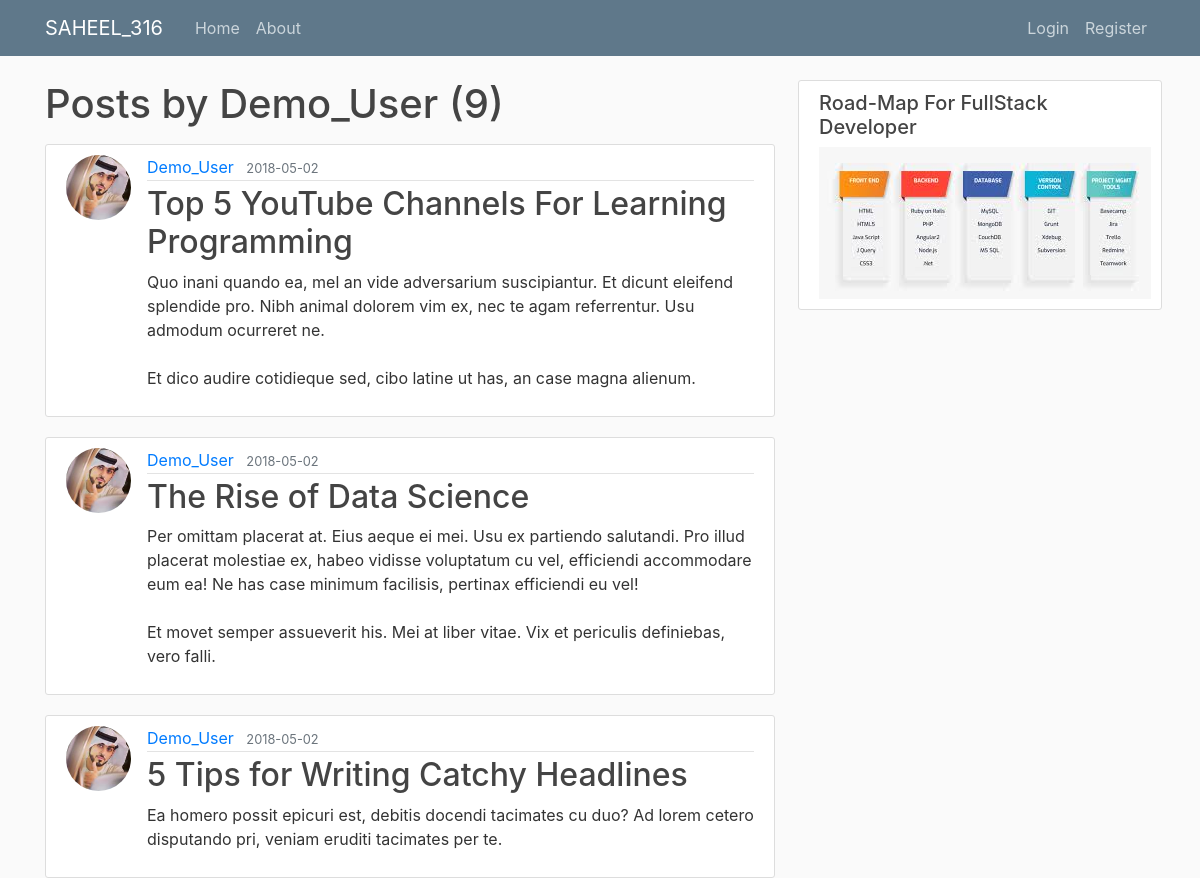
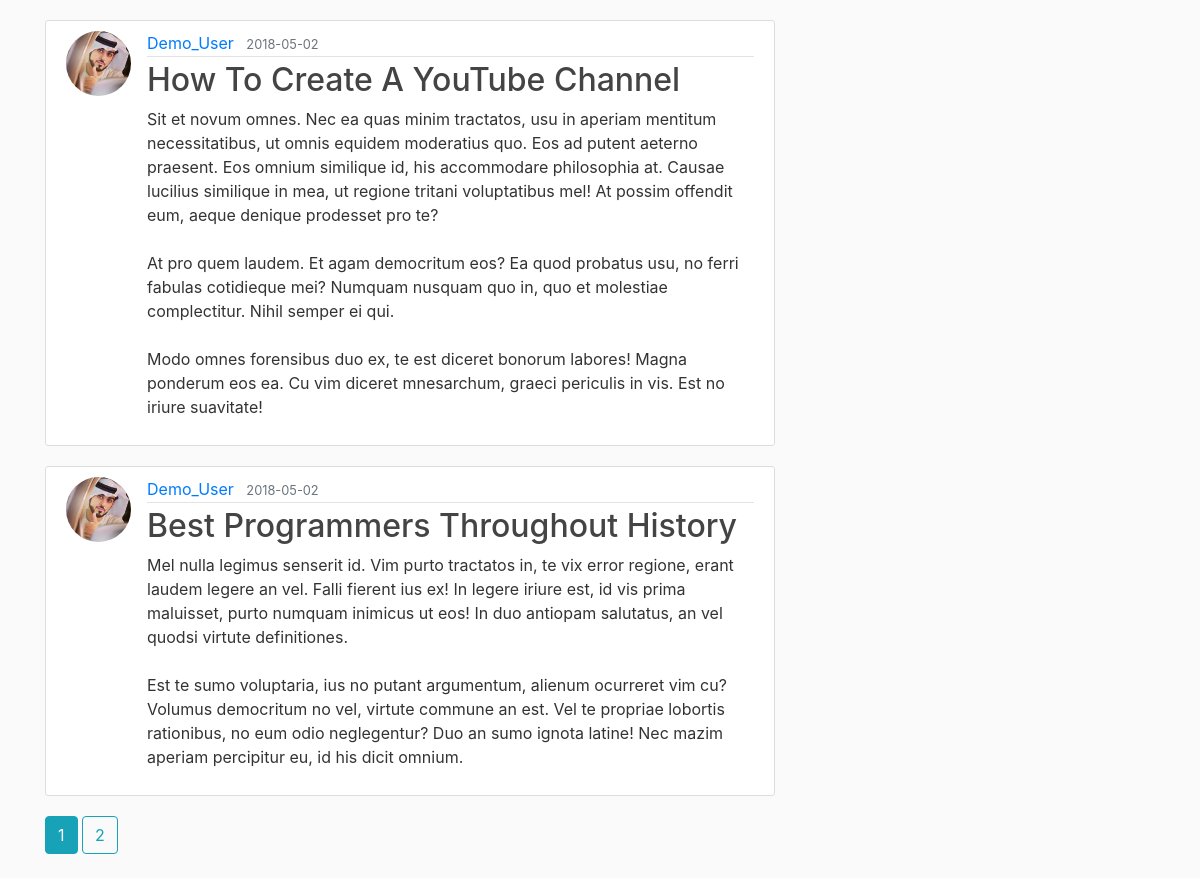
The page /user/Demo_User on the database its author committed (2 pictures, top to bottom).
### flaskblog/models.py (models this page shows, shortened)
class User(db.Model, UserMixin):
    id = db.Column(db.Integer, primary_key=True)
    username = db.Column(db.String(20), unique=True, nullable=False)
    email = db.Column(db.String(120), unique=True, nullable=False)
    image_file = db.Column(db.String(20), nullable=False, default='default.jpg')
    password = db.Column(db.String(60), nullable=False)
    posts = db.relationship('Post', backref='author', lazy=True)

class Post(db.Model):
    id = db.Column(db.Integer, primary_key=True)
    title = db.Column(db.String(100), nullable=False)
    date_posted = db.Column(db.DateTime, nullable=False, default=datetime.utcnow)
    content = db.Column(db.Text, nullable=False)
    user_id = db.Column(db.Integer, db.ForeignKey('user.id'), nullable=False)

### flaskblog/routes.py (the view)
@app.route("/user/<string:username>")
def user_posts(username):
    page = request.args.get('page', 1, type=int)
    user = User.query.filter_by(username=username).first_or_404()
    posts = Post.query.filter_by(author=user)\
        .order_by(Post.date_posted.desc())\
        .paginate(page=page, per_page=5)
    return render_template('user_posts.html', posts=posts, user=user)

### flaskblog/templates/user_posts.html
{% extends "layout.html" %}
{% block content %}
    <h1 class="mb-3">Posts by {{ user.username }} ({{ posts.total }})</h1>
    {% for post in posts.items %}
        <article class="media content-section">
          <img class="rounded-circle article-img" src="{{ url_for('static', filename='profile_pics/' + post.author.image_file) }}">
          <div class="media-body">
            <div class="article-metadata">
              <a class="mr-2" href="{{ url_for('user_posts', username=post.author.username) }}">{{ post.author.username }}</a>
              <small class="text-muted">{{ post.date_posted.strftime('%Y-%m-%d') }}</small>
            </div>
            <h2><a class="article-title" href="{{ url_for('post', post_id=post.id) }}">{{ post.title }}</a></h2>
            <p class="article-content">{{ post.content }}</p>
          </div>
        </article>
    {% endfor %}
    {% for page_num in posts.iter_pages(left_edge=1, right_edge=1, left_current=1, right_current=2) %}
      {% if page_num %}
        {% if posts.page == page_num %}
          <a class="btn btn-info mb-4" href="{{ url_for('user_posts', username=user.username, page=page_num) }}">{{ page_num }}</a>
        {% else %}
          <a class="btn btn-outline-info mb-4" href="{{ url_for('user_posts', username=user.username, page=page_num) }}">{{ page_num }}</a>
        {% endif %}
      {% else %}
        ...
      {% endif %}
    {% endfor %}
{% endblock content %}

### flaskblog/static/main.css (style rules this page uses)
body { background: #fafafa; color: #333333; margin-top: 5rem; }
h1, h2, h3, h4, h5, h6 { color: #444444; }
.content-section { background: #ffffff; padding: 10px 20px; border: 1px solid #dddddd; border-radius: 3px; margin-bottom: 20px; }
.article-title { color: #444444; }
.article-content { white-space: pre-line; }
.article-img { height: 65px; width: 65px; margin-right: 16px; }
.article-metadata { padding-bottom: 1px; margin-bottom: 4px; border-bottom: 1px solid #e3e3e3 }

### rows shown on the page
User: username "Demo_User"
Post: image_file (picture), author.username "Demo_User", date_posted "2018-05-02", title "Top 5 YouTube Channels For Learning Programming", content "Quo inani quando ea, mel an vide adversarium suscipiantur. Et dicunt eleifend splendide pro. Nibh animal dolorem vim ex, nec te agam referrentur. Usu admodum ocurreret ne. Et dico audire cotidieque sed, cibo latine ut has, an case magna alienum."
Post: image_file (picture), author.username "Demo_User", date_posted "2018-05-02", title "The Rise of Data Science", content "Per omittam placerat at. Eius aeque ei mei. Usu ex partiendo salutandi. Pro illud placerat molestiae ex, habeo vidisse voluptatum cu vel, efficiendi accommodare eum ea! Ne has case minimum facilisis, pertinax efficiendi eu vel! Et movet semper assueverit his. Mei at liber vitae. Vix et periculis definiebas, vero falli."
Post: image_file (picture), author.username "Demo_User", date_posted "2018-05-02", title "5 Tips for Writing Catchy Headlines", content "Ea homero possit epicuri est, debitis docendi tacimates cu duo? Ad lorem cetero disputando pri, veniam eruditi tacimates per te."
Post: image_file (picture), author.username "Demo_User", date_posted "2018-05-02", title "How To Create A YouTube Channel", content "Sit et novum omnes. Nec ea quas minim tractatos, usu in aperiam mentitum necessitatibus, ut omnis equidem moderatius quo. Eos ad putent aeterno praesent. Eos omnium similique id, his accommodare philosophia at. Causae lucilius similique in mea, ut regione tritani voluptatibus mel! At possim offendit eum, aeque denique prodesset pro te? At pro quem laudem. Et agam democritum eos? Ea quod probatus usu, no ferri fabulas cotidieque mei? Numquam nusquam quo in, quo et molestiae complectitur. Nihil semper ei qui. Modo omnes forensibus duo ex, te est diceret bonorum labores! Magna ponderum eos ea. Cu vim diceret mnesarchum, graeci periculis in vis. Est no iriure suavitate!"
Post: image_file (picture), author.username "Demo_User", date_posted "2018-05-02", title "Best Programmers Throughout History", content "Mel nulla legimus senserit id. Vim purto tractatos in, te vix error regione, erant laudem legere an vel. Falli fierent ius ex! In legere iriure est, id vis prima maluisset, purto numquam inimicus ut eos! In duo antiopam salutatus, an vel quodsi virtute definitiones. Est te sumo voluptaria, ius no putant argumentum, alienum ocurreret vim cu? Volumus democritum no vel, virtute commune an est. Vel te propriae lobortis rationibus, no eum odio neglegentur? Duo an sumo ignota latine! Nec mazim aperiam percipitur eu, id his dicit omnium."

### other values the page prints
{{ posts.total }} "9"
{{ page_num }} "1"
{{ page_num }} "2"
